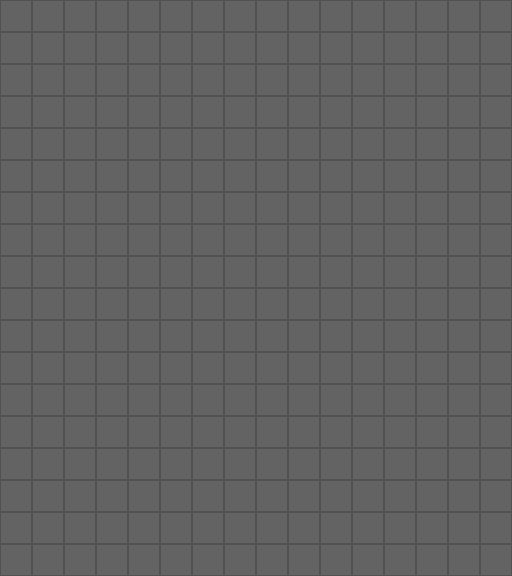

This is a level from a 2D game, rendered from its Tiled map with the project's own tilesets. A one-line summary and the complete map file follow:
An orthogonal 16x18 tile map with 32x32 px tiles, 1 tile layer (Background), 2 tilesets and 4 objects (ground, platform1, player1, player2).

<map version="1.2" tiledversion="1.2.3" orientation="orthogonal" renderorder="right-down" width="16" height="18" tilewidth="32" tileheight="32" infinite="0" nextlayerid="4" nextobjectid="6">
 <tileset firstgid="1" name="bg_floor" tilewidth="32" tileheight="32" tilecount="16" columns="4">
  <image source="bg_floor.png" width="128" height="128" />
 </tileset>
 <tileset firstgid="17" name="bg_floor" tilewidth="32" tileheight="32" tilecount="16" columns="4">
  <image source="bg_floor.png" width="128" height="128" />
 </tileset>
 <layer id="1" name="Background" width="16" height="18">
  <data encoding="csv">
1,1,1,1,1,1,1,1,1,1,1,1,1,1,1,1,
1,1,1,1,1,1,1,1,1,1,1,1,1,1,1,1,
1,1,1,1,1,1,1,1,1,1,1,1,1,1,1,1,
1,1,1,1,1,1,1,1,1,1,1,1,1,1,1,1,
1,1,1,1,1,1,1,1,1,1,1,1,1,1,1,1,
1,1,1,1,1,1,1,1,1,1,1,1,1,1,1,1,
1,1,1,1,1,1,1,1,1,1,1,1,1,1,1,1,
1,1,1,1,1,1,1,1,1,1,1,1,1,1,1,1,
1,1,1,1,1,1,1,1,1,1,1,1,1,1,1,1,
1,1,1,1,1,1,1,1,1,1,1,1,1,1,1,1,
1,1,1,1,1,1,1,1,1,1,1,1,1,1,1,1,
1,1,1,1,1,1,1,1,1,1,1,1,1,1,1,1,
1,1,1,1,1,1,1,1,1,1,1,1,1,1,1,1,
1,1,1,1,1,1,1,1,1,1,1,1,1,1,1,1,
1,1,1,1,1,1,1,1,1,1,1,1,1,1,1,1,
1,1,1,1,1,1,1,1,1,1,1,1,1,1,1,1,
1,1,1,1,1,1,1,1,1,1,1,1,1,1,1,1,
1,1,1,1,1,1,1,1,1,1,1,1,1,1,1,1
</data>
 </layer>
 <objectgroup id="2" name="Platforms">
  <object id="2" name="ground" x="32" y="544" />
  <object id="3" name="platform1" x="288" y="448" />
 </objectgroup>
 <objectgroup id="3" name="Players">
  <object id="4" name="player1" x="32" y="512" />
  <object id="5" name="player2" x="288" y="416" />
 </objectgroup>
</map>
